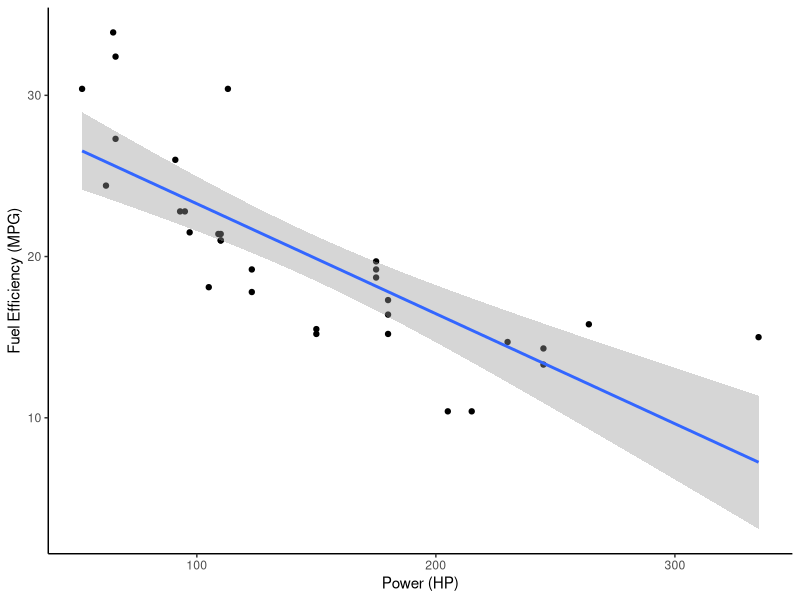
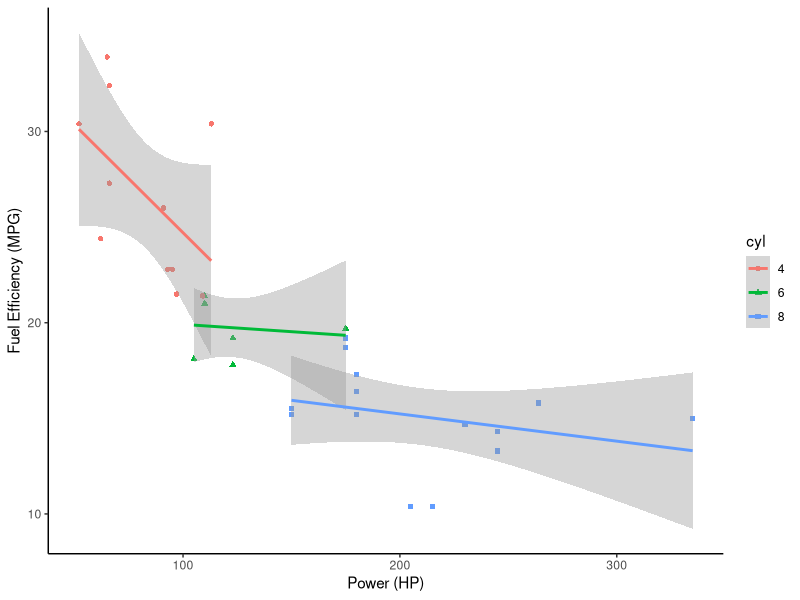
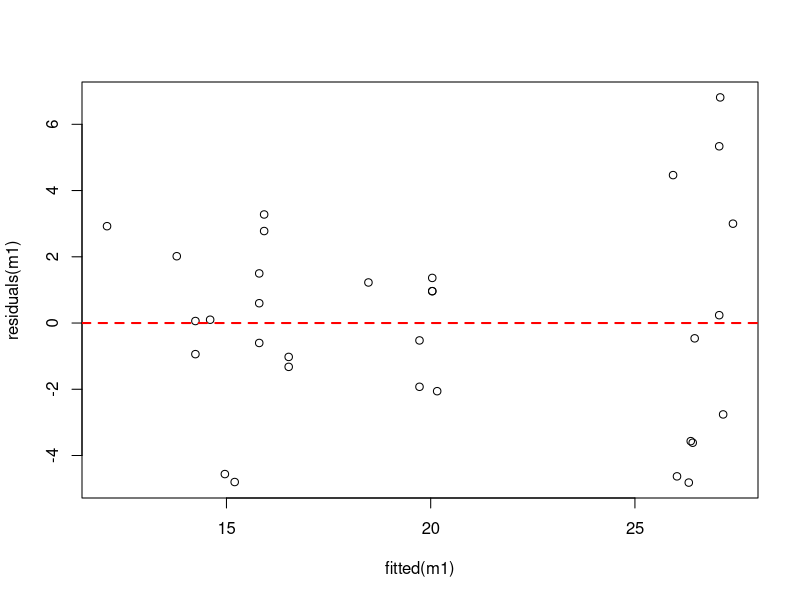
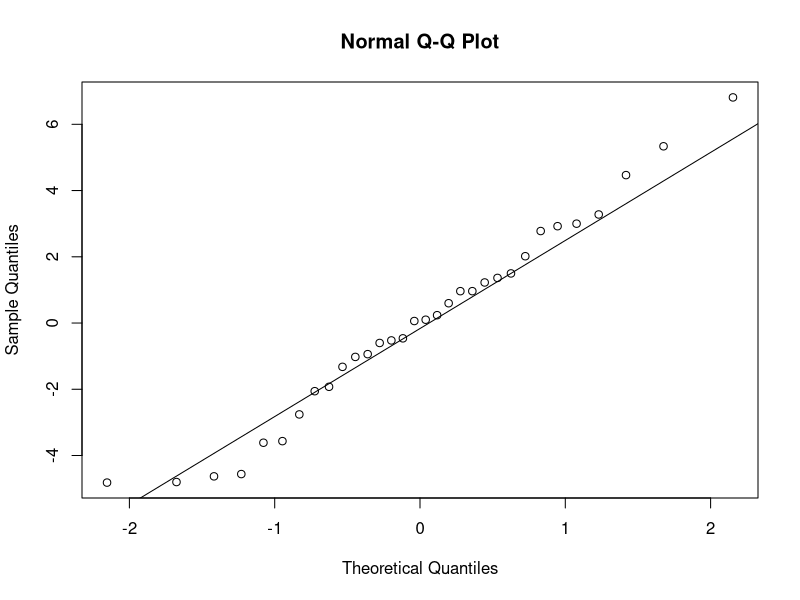
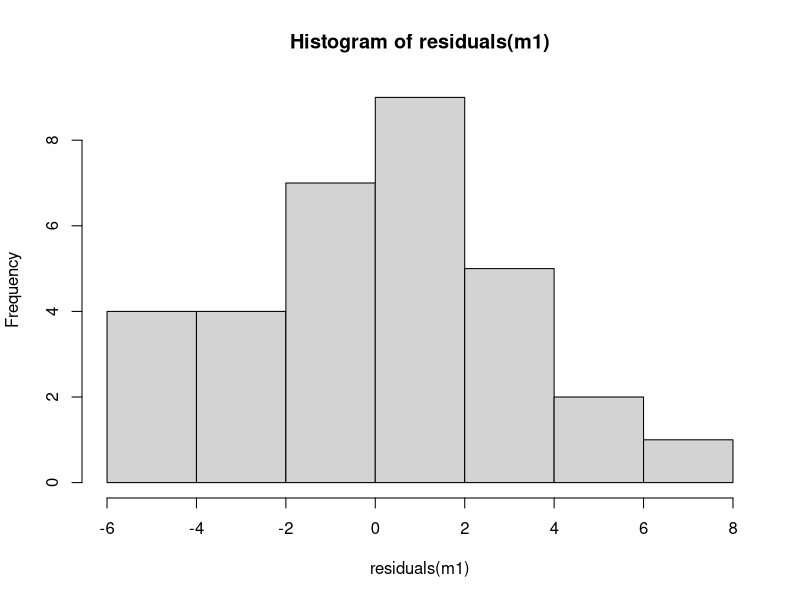
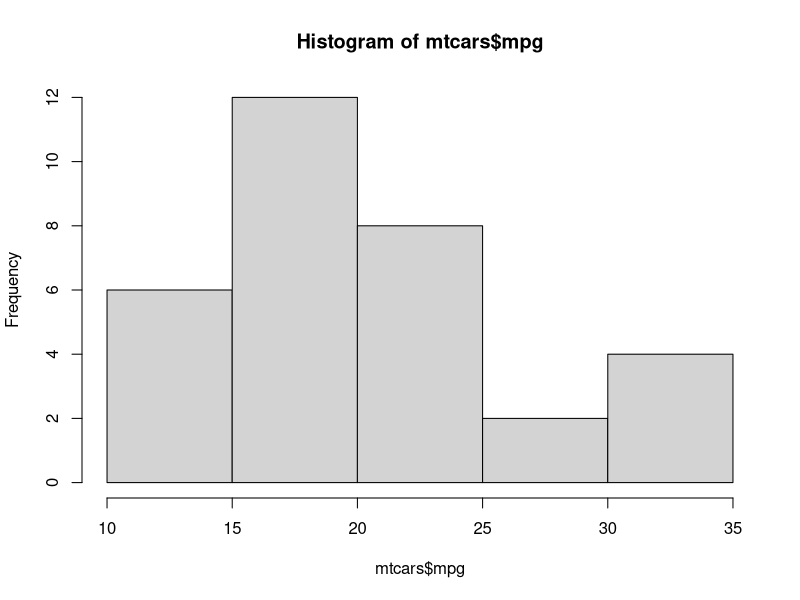
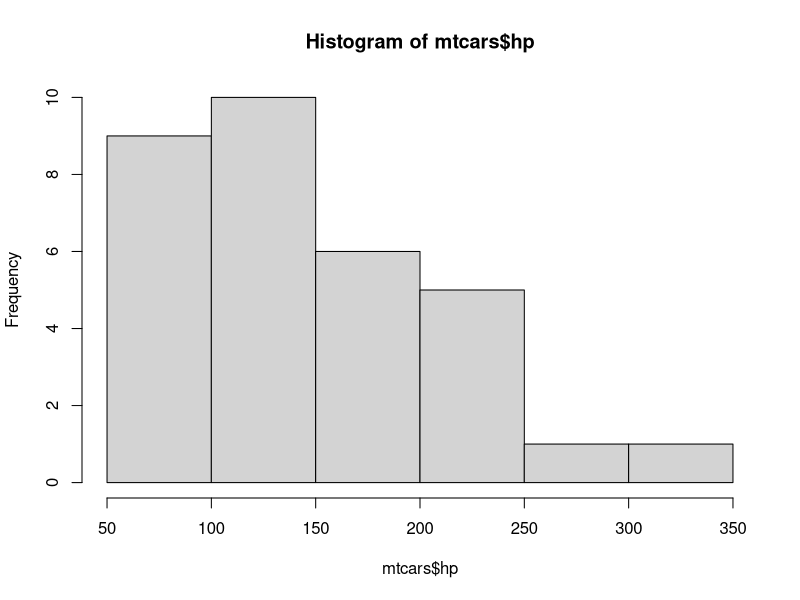
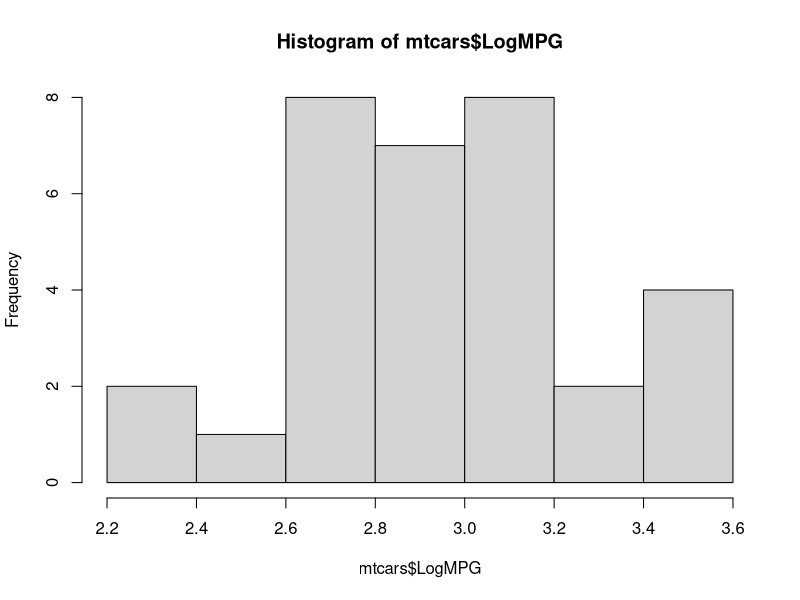

Recreate these plots in R, in order.
## ---- chunk 1
data(mtcars)

# Ensure that the number of cylinders is treated as a categorical (grouping) variable, 
# by converting it to a factor
mtcars$cyl <- factor(mtcars$cyl)
## ---- chunk 2
library(ggplot2)

ggplot(data = mtcars,mapping = aes(x=hp,y=mpg))+geom_point()+
  scale_x_continuous(name = "Power (HP)")+
  scale_y_continuous(name = "Fuel Efficiency (MPG)")+
  geom_smooth(method = "lm")+theme_classic()
## ---- chunk 3
ggplot(data = mtcars,mapping = aes(x=hp,y=mpg,col=cyl,shape=cyl))+geom_point()+
  scale_x_continuous(name = "Power (HP)")+
  scale_y_continuous(name = "Fuel Efficiency (MPG)")+
  geom_smooth(method = "lm")+theme_classic()
## ---- chunk 4
m1 <- lm(mtcars$mpg~mtcars$hp+mtcars$cyl)

summary(m1)
anova(m1)
## ---- chunk 5
plot(fitted(m1),residuals(m1)); abline(h=0,lty=2,lwd=2,col="red")
qqnorm(residuals(m1)); qqline(residuals(m1))
hist(residuals(m1))
## ---- chunk 6
hist(mtcars$mpg)
hist(mtcars$hp)
## ---- chunk 7
mtcars$LogMPG <- log(mtcars$mpg)
mtcars$LogHP <- log(mtcars$hp)

hist(mtcars$LogMPG)
hist(mtcars$LogHP)
## ---- chunk 8
m2 <- lm(mtcars$LogMPG~mtcars$LogHP+mtcars$cyl)

summary(m2)
anova(m2)
## ---- chunk 9
plot(fitted(m2),residuals(m2))
qqnorm(residuals(m2)); qqline(residuals(m2))
## ---- chunk 10
ggplot(data = mtcars,mapping = aes(x=hp,y=mpg,col=cyl,shape=cyl))+geom_point()+
  scale_x_continuous(name = "Power (HP)")+
  scale_y_continuous(name = "Fuel Efficiency (MPG)")+
  geom_smooth(method = "lm")+theme_classic()
## ---- chunk 11
# First, we can put an asterisk instead of a plus symbol between our variables:
m3 <- lm(mtcars$LogMPG~mtcars$LogHP*mtcars$cyl)
# Second, we can manually specify that we want to fit effects of power, number of
# cylinders, and their interaction, as follows:
m4 <- lm(mtcars$LogMPG~mtcars$LogHP+mtcars$cyl+mtcars$LogHP:mtcars$cyl)

summary(m3)
anova(m3)
## ---- chunk 12
plot(fitted(m3),residuals(m3))
qqnorm(residuals(m3)); qqline(residuals(m3))
